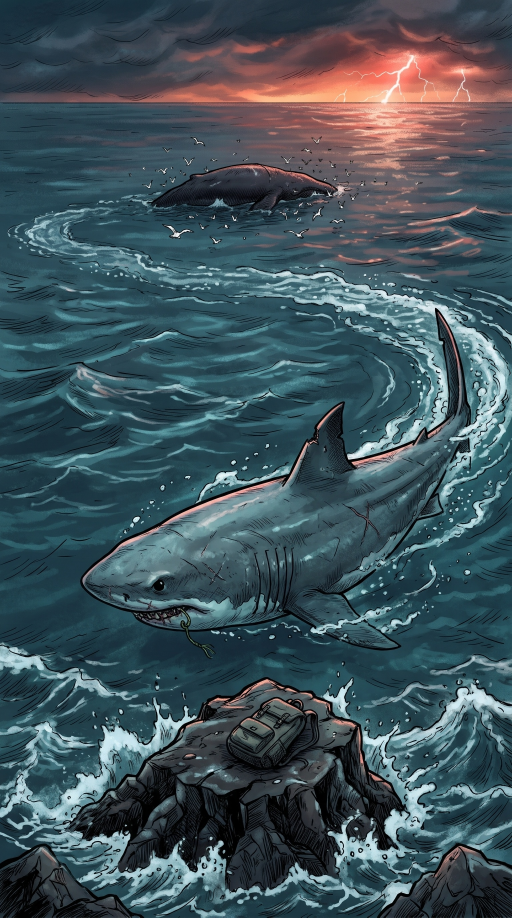
#> input picture hikaye-video/gorseller/ada9-flow-yedek/09b.jpg, 1536 x 2752 px (shown at 1/3 size)
$ python 15-yuzgec.py ../../gorseller/ada9-flow-yedek/09b.jpg ../../gorseller/ada9-flow-yedek/09b.jpg ../../gorseller/ada9-flow-yedek/09b.jpg 1.0
#> lines starting #> are read from the running program, lines starting #| are printed output that depends on the picture; after the words box and inside, x2 and y2 are one past the last pixel; in counts of white or black regions, pixels touching at a corner belong together
#!/usr/bin/env python3
"""15: Canva'dan gelen tam boy Kemal görseline, 09b'deki çentikli köpekbalığı yüzgecini (büyütülmüş) ve köpük izini ekler.
Kullanım: python3 15-yuzgec.py <15kemal.jpg> <09b.jpg> <cikti.jpg> [olcek=1.9]"""
import sys, cv2, numpy as np
k = cv2.imread(sys.argv[1]); b = cv2.imread(sys.argv[2]); out_path = sys.argv[3]
#> further down, k is the input picture: shape (2752, 1536, 3); mean B, G, R 91.1, 83.2, 64.6
sc = float(sys.argv[4]) if len(sys.argv) > 4 else 1.9
roi = b[1045:1300, 690:960]
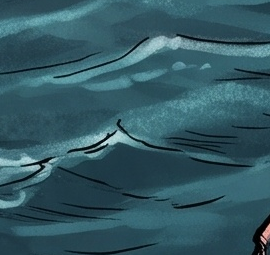
#> roi: shape (255, 270, 3); mean B, G, R 99.7, 89, 51.3
V = cv2.cvtColor(roi, cv2.COLOR_BGR2HSV)[..., 2]
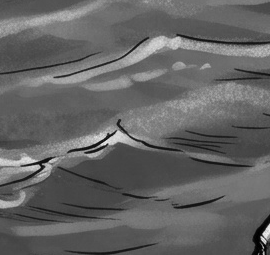
#> V: shape (255, 270); min 0, max 240, mean 99.8
fin = (V < 80).astype(np.uint8) * 255
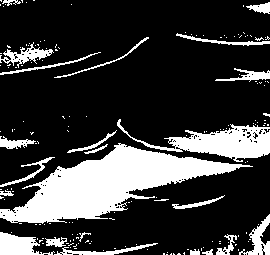
#> fin: shape (255, 270); 22.7% white; 172 white regions (148 under 20 px), largest, box (x1, y1, x2, y2) and area: (0, 143, 253, 224) 8320, (117, 119, 270, 162) 2440, (0, 232, 55, 255) 722
n, lab, st, _ = cv2.connectedComponentsWithStats(fin)
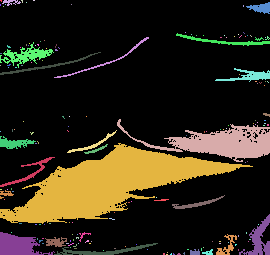
#> lab: shape (255, 270) int32; 173 distinct labels, from 0 to 172; one colour per label, 0 black
#> n = 173; st = 173 rows, first 6: [0, 0, 270, 255, 53234], [0, 0, 2, 2, 3], [2, 0, 19, 6, 55], [21, 0, 2, 3, 4], [33, 0, 2, 1, 2], [26, 2, 1, 1, 1]
fin = (lab == 1 + int(np.argmax(st[1:, 4]))).astype(np.uint8) * 255
#> fin: shape (255, 270); 12.1% white; 1 white region, box (x1, y1, x2, y2) and area: (0, 143, 253, 224) 8320
fin = cv2.morphologyEx(fin, cv2.MORPH_CLOSE, np.ones((5, 5), np.uint8))
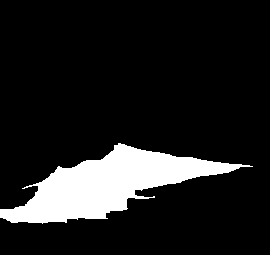
#> fin: shape (255, 270); 12.4% white; 1 white region, box (x1, y1, x2, y2) and area: (0, 143, 253, 224) 8556
roi = cv2.resize(roi, None, fx=sc, fy=sc, interpolation=cv2.INTER_CUBIC)
fin = cv2.resize(fin, None, fx=sc, fy=sc, interpolation=cv2.INTER_CUBIC)
fin = (fin > 127).astype(np.uint8) * 255
m = cv2.GaussianBlur(fin, (0, 0), 1.0).astype(np.float32)[..., None] / 255
h, w = roi.shape[:2]
#> h = 255; w = 270
H, W = k.shape[:2]
#> H = 2752; W = 1536
base_y = 1800; cx_t = 620                       # yüzgecin taban çizgisi ve yatay konumu
ys = np.where(fin.sum(axis=1) > 0)[0]; xs = np.where(fin.sum(axis=0) > 0)[0]
#> after `ys = np.where(fin.sum(axis=1) > 0)[0]`: ys = 81 values from 143 to 223
#> after `xs = np.where(fin.sum(axis=0) > 0)[0]`: xs = 253 values from 0 to 252
tx = int(cx_t - (xs.min() + xs.max()) / 2); ty = int(base_y - ys.max())
#> after `tx = int(cx_t - (xs.min() + xs.max()) / 2)`: tx = 494
#> after `ty = int(base_y - ys.max())`: ty = 1577
out = k.astype(np.float32)
fcol = roi.astype(np.float32) * 0.85
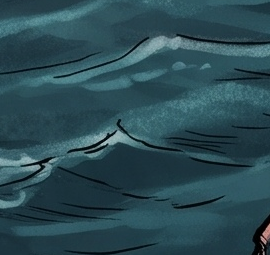
#> fcol: shape (255, 270, 3) float32; mean B, G, R 84.7, 75.7, 43.6
# köpük: tabanda kırık, yumuşak iz
rng = np.random.default_rng(2)
nz = cv2.GaussianBlur(rng.random((H, W)).astype(np.float32), (0, 0), 3); nz = (nz - nz.min()) / (nz.max() - nz.min())
foam = np.zeros((H, W), np.float32)
cx = cx_t; fw = int((xs.max() - xs.min()) * 0.75)
#> after `fw = int((xs.max() - xs.min()) * 0.75)`: fw = 189
cv2.ellipse(foam, (cx - 10, base_y + 4), (fw, 12), 0, 0, 360, 1, -1)
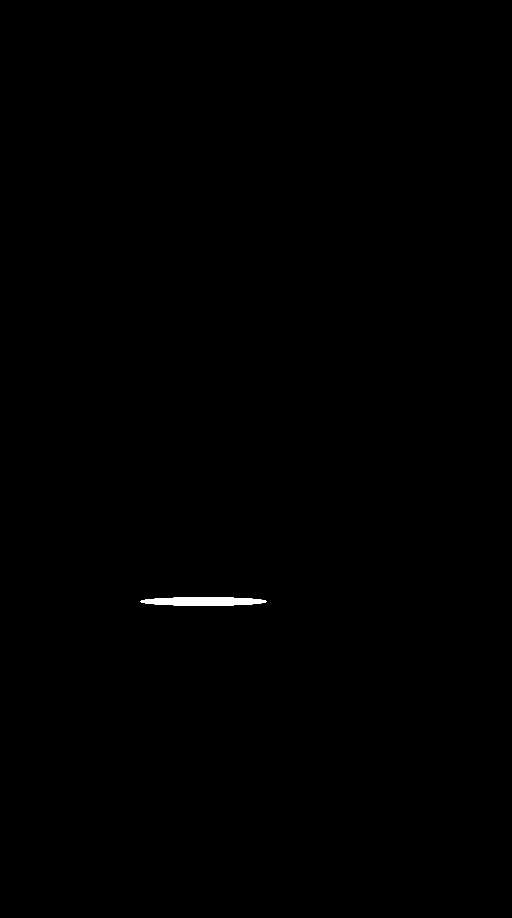
#> foam: shape (2752, 1536) float32 (shown at 1/3 size); values 0 (black) and 1 (white), 0.18% white; 1 white region, box (x1, y1, x2, y2) and area: (421, 1792, 800, 1817) 7513
cv2.ellipse(foam, (cx + int(fw * .5), base_y + 14), (int(fw * .6), 7), 0, 0, 360, 0.8, -1)
foam = cv2.GaussianBlur(foam, (0, 0), 3)
foam = np.clip(foam * 1.4 + nz * 0.9 - 0.85, 0, 1); foam[:base_y - 3, :] = 0
foam = cv2.GaussianBlur(foam, (0, 0), 1.2)[..., None] * 0.35
#> foam: shape (2752, 1536, 1) float32
out = out * (1 - foam) + np.array([238, 242, 242], np.float32) * foam
y0, x0 = max(0, ty), max(0, tx); y1, x1 = min(H, ty + h), min(W, tx + w)
#> after `y0, x0 = (max(0, ty), max(0, tx))`: y0 = 1577; x0 = 494
#> after `y1, x1 = (min(H, ty + h), min(W, tx + w))`: y1 = 1832; x1 = 764
a = m[y0 - ty:y1 - ty, x0 - tx:x1 - tx]
out[y0:y1, x0:x1] = out[y0:y1, x0:x1] * (1 - a) + fcol[y0 - ty:y1 - ty, x0 - tx:x1 - tx] * a
cv2.imwrite(out_path, np.clip(out, 0, 255).astype(np.uint8), [cv2.IMWRITE_JPEG_QUALITY, 95])
print('tamam', out_path, 'fin kutusu', tx, ty, w, h)
#| tamam ../../gorseller/ada9-flow-yedek/09b.jpg fin kutusu 494 1577 270 255

$ run again, with hikaye-video/gorseller/ada9-flow-yedek/01b.jpg copied over hikaye-video/gorseller/ada9-flow-yedek/09b.jpg
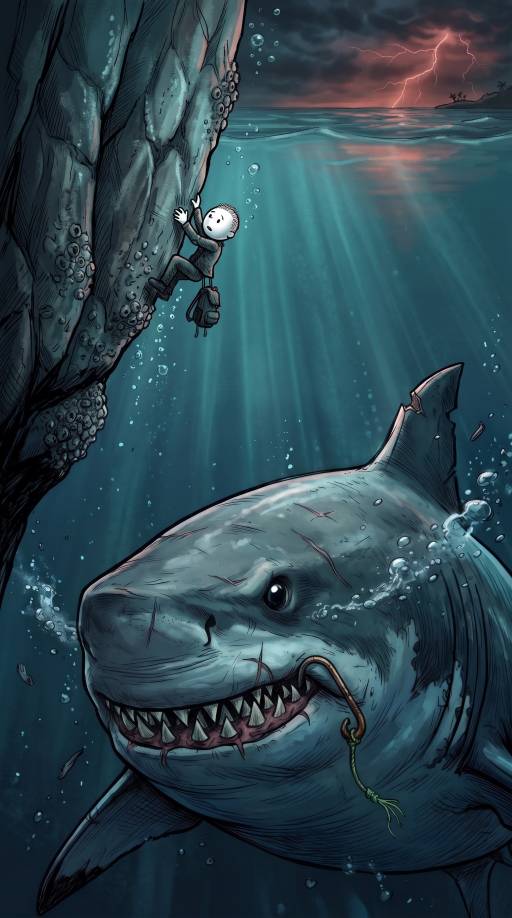
#> input picture hikaye-video/gorseller/ada9-flow-yedek/01b.jpg, 1536 x 2752 px (shown at 1/3 size)
#> k is the input picture: shape (2752, 1536, 3); mean B, G, R 79.7, 69.6, 44.6
#> `V = cv2.cvtColor(roi, cv2.COLOR_BGR2HSV)[..., 2]`:
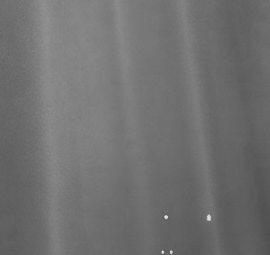
#> V: shape (255, 270); min 79, max 235, mean 112
#> lab: shape (255, 270) int32; 4 distinct labels, from 0 to 3
#> n = 4; st = [[0, 0, 270, 255, 68845], [268, 229, 2, 1, 2], [267, 231, 1, 1, 1], [268, 234, 2, 1, 2]]
#> ys = [229]
#> xs = [268, 269]
#> tx = 351
#> ty = 1571
#> `fcol = roi.astype(np.float32) * 0.85`:
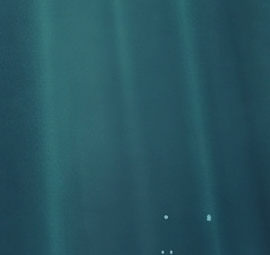
#> fcol: shape (255, 270, 3) float32; mean B, G, R 95.2, 84.8, 39.4
#> fw = 0
#> y0 = 1571; x0 = 351
#> y1 = 1826; x1 = 621
#| tamam ../../gorseller/ada9-flow-yedek/09b.jpg fin kutusu 351 1571 270 255

$ run again, with hikaye-video/gorseller/ada9-flow-yedek/04b.jpg copied over hikaye-video/gorseller/ada9-flow-yedek/09b.jpg
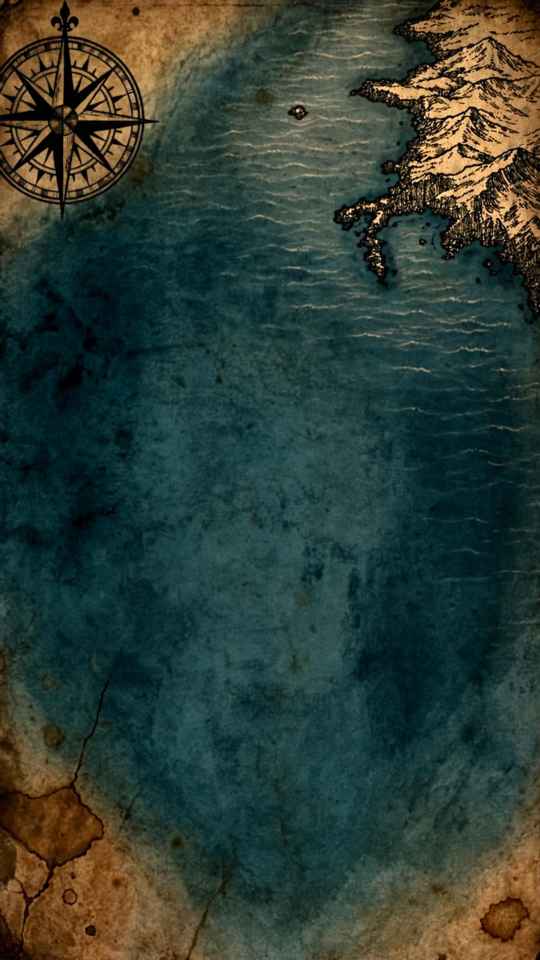
#> input picture hikaye-video/gorseller/ada9-flow-yedek/04b.jpg, 1080 x 1920 px (shown at 1/2 size)
#> k is the input picture: shape (1920, 1080, 3); mean B, G, R 52.7, 61.8, 47.3
#> lab: shape (255, 270) int32; 10 distinct labels, from 0 to 9
#> n = 10; st = [[0, 0, 265, 246, 2252], [0, 0, 270, 255, 66536], [17, 22, 15, 6, 43], [8, 29, 1, 2, 2], [6, 35, 2, 1, 2], [21, 36, 1, 1, 1], [0, 91, 1, 2, 2], [0, 103, 1, 1, 1], [1, 117, 3, 2, 4], [0, 167, 2, 6, 7]]
#> `fin = cv2.morphologyEx(fin, cv2.MORPH_CLOSE, np.ones((5, 5), np.uint8))`:
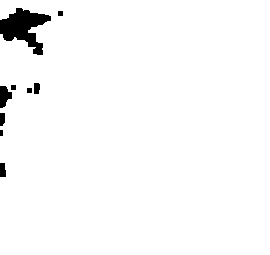
#> fin: shape (255, 270); 97.6% white; 9 black regions (1 under 20 px), largest, box (x1, y1, x2, y2) and area: (0, 8, 51, 55) 1200, (0, 86, 12, 108) 182, (0, 163, 6, 177) 77
#> ys = 255 values from 0 to 254
#> xs = 270 values from 0 to 269
#> tx = 485
#> ty = 1546
#> fw = 201
#> y0 = 1546; x0 = 485
#> y1 = 1801; x1 = 755
#> `cv2.imwrite(out_path, np.clip(out, 0, 255).astype(np.uint8), [cv2.IMWR..`:
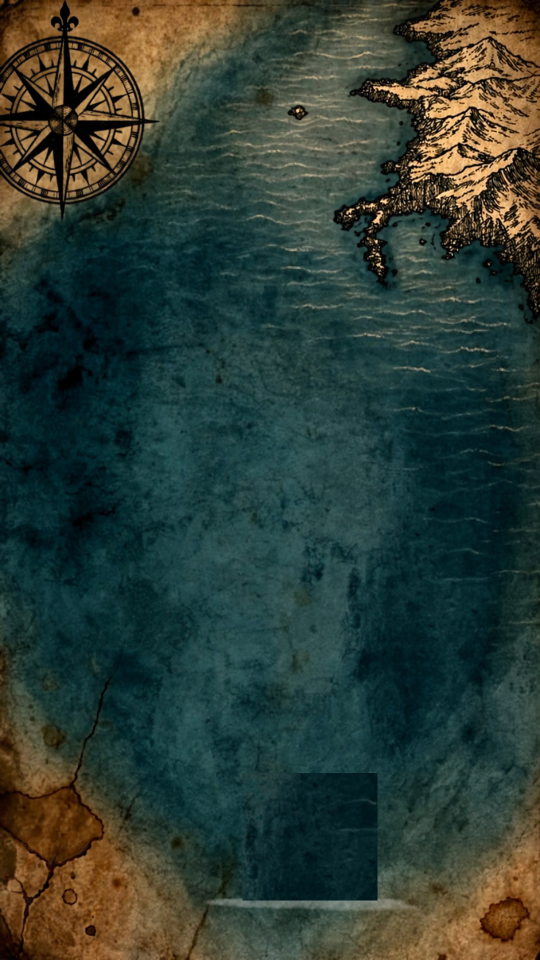
#> saved as 09b.jpg: shape (1920, 1080, 3) (shown at 1/2 size); mean B, G, R 52.4, 61.2, 46.9
#| tamam ../../gorseller/ada9-flow-yedek/09b.jpg fin kutusu 485 1546 270 255

$ run again, with hikaye-video/gorseller/ada9-flow-yedek/14b.jpg copied over hikaye-video/gorseller/ada9-flow-yedek/09b.jpg
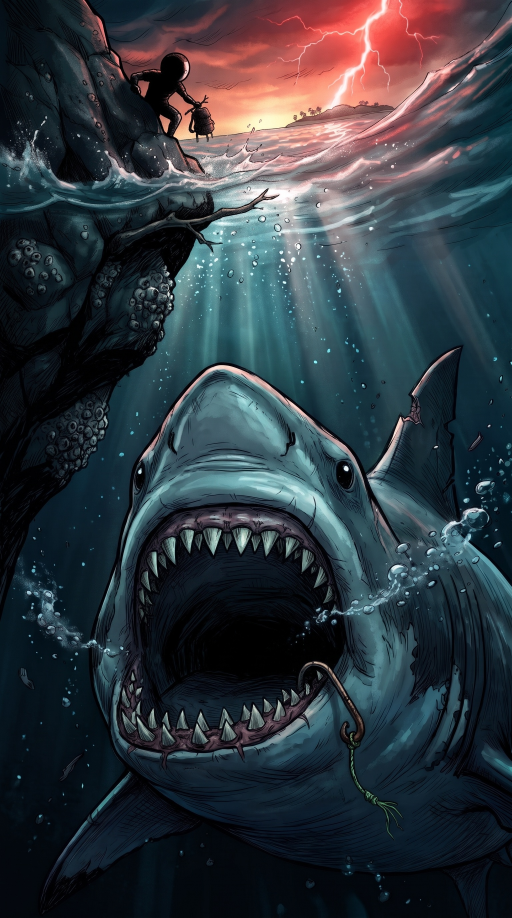
#> input picture hikaye-video/gorseller/ada9-flow-yedek/14b.jpg, 1536 x 2752 px (shown at 1/3 size)
#> k is the input picture: shape (2752, 1536, 3); mean B, G, R 62.9, 55.8, 47.9
#> lab: shape (255, 270) int32; 99 distinct labels, from 0 to 98
#> n = 99; st = 99 rows, first 6: [0, 0, 270, 255, 54538], [0, 0, 270, 240, 12624], [222, 28, 1, 5, 5], [224, 32, 1, 1, 1], [228, 37, 1, 3, 3], [232, 49, 1, 1, 1]
#> ys = 240 values from 0 to 239
#> xs = 270 values from 0 to 269
#> tx = 485
#> ty = 1561
#> fw = 201
#> y0 = 1561; x0 = 485
#> y1 = 1816; x1 = 755
#> `cv2.imwrite(out_path, np.clip(out, 0, 255).astype(np.uint8), [cv2.IMWR..`:
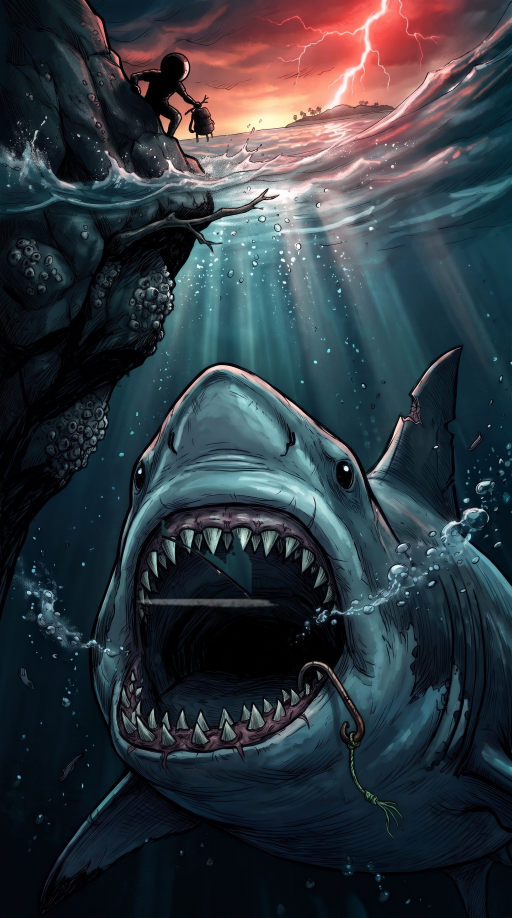
#> saved as 09b.jpg: shape (2752, 1536, 3) (shown at 1/3 size); mean B, G, R 63.1, 56, 48.1
#| tamam ../../gorseller/ada9-flow-yedek/09b.jpg fin kutusu 485 1561 270 255
